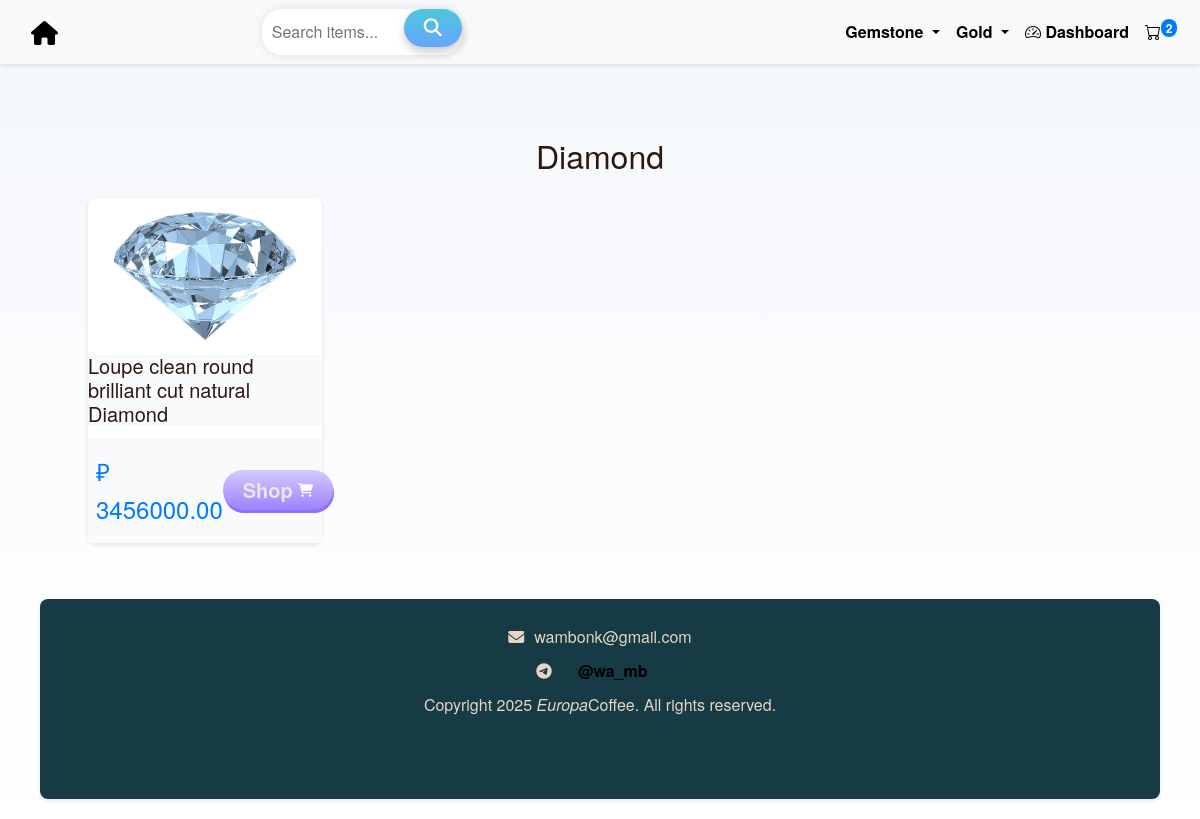
The page /category/diamond/ on the database its author committed.
### orders/models.py (models this page shows, shortened)
class Category(models.Model):
    name = models.CharField(max_length=100, unique=True)
    slug = models.SlugField(max_length=120, unique=True, editable=False)  # not editable
    parent = models.ForeignKey(
        'self',
        on_delete=models.CASCADE,
        related_name='subcategories',
        blank=True,
        null=True,
        help_text="Parent category, leave blank if this is a top-level category."
    )
    class Meta:
        verbose_name_plural = 'Categories'
        ordering = ['name']

class Item(models.Model):
    name = models.CharField(max_length=100)
    price = models.DecimalField(max_digits=10, decimal_places=2)
    wholesale_qty = models.PositiveIntegerField(default=0, help_text="Minimum quantity for wholesale discount")
    discount_percentage = models.DecimalField(max_digits=5, decimal_places=2, default=0.0, help_text="Wholesale discount percentage")
    stock = models.PositiveIntegerField(default=10, help_text="Available stock")
    brand = models.CharField(max_length= 250, blank=True, null=True)
    body = RichTextUploadingField(null=True, blank=True)
    image = models.ImageField(upload_to='item_images/', blank=True, null=True)
    category = models.ForeignKey(Category, on_delete=models.SET_NULL, null=True, blank=True, related_name='items')
    tags = models.ManyToManyField(Tag, blank=True, related_name='items')

### orders/views.py (the view)
# urls.py: path('category/<slug:slug>/', views.category_detail, name='category_detail'),
def category_detail(request, slug):
    category = get_object_or_404(Category, slug=slug)
    items = category.items.all()
    return render(request, 'orders/category_detail.html', {'category': category, 'items': items})

### accounts/context_processors.py (called while the page is built)
def user_profile(request):
    if request.user.is_authenticated:
        return {
            'user_profile_pic': request.user.get_profile_pic_url()
        }
    return {}

### orders/context_processors.py (called while the page is built)
def cart_item_count(request):
    count = 0
    try:
        if request.user.is_authenticated:
            cart = Cart.objects.filter(user=request.user).first()
        else:
            session_id = request.session.session_key
            if not session_id:
                request.session.create()
                session_id = request.session.session_key
            cart = Cart.objects.filter(session_id=session_id).first()
        if cart:
            count = sum(item.quantity for item in cart.items.all())
    except Exception:
        count = 0  # Safe fallback
    return {'cart_item_count': count}

def categories_processor(request):
    return {
        'nav_categories': Category.objects.filter(parent__isnull=True).prefetch_related('subcategories')
    }

### templates/orders/category_detail.html (shortened to what this page needs)
{% extends 'orders/base.html' %}
{% block content %}
<div class="container-fluid px-2 mt-5">
    <h2 class="text-center mb-4">{{ category.name }}</h2>
    {% if items %}
        <div class="row">
            {% for item in items %}
                <div class="col-md-3 mb-3">
                    <a href="{% url 'item_detail' item.id %}" style="text-decoration: none; color: inherit;">
                        <div class="card h-100">
                            <div style="position: relative; width: 100%; padding-top: 66.66%;">
                                {% if item.image %}
                                    <img src="{{ item.image.url }}"
                                         alt="{{ item.name }}"
                                         class="card-img-top image-fit">
                                {% else %}
                                    <div class="text-center py-5" style="background-color: #f8f9fa; position: absolute; top: 0; left: 0; width: 100%; height: 100%;">
                                        No image
                                    </div>
                                {% endif %}
                            </div>
                            <div class="card-body">
                                <h5 class="card-title">{{ item.name }}</h5>
                            </div>
                            <div class="card-body d-flex justify-content-between align-items-center px-2 py-1">
                                <span class="text-primary fw-bold" style="font-size: 1.5rem;">₽ {{ item.price }}</span>
                                <a href="{% url 'add_to_cart' item.id %}" class="" style="font-size: 1.5rem;">
                             <button class="button">
                                 Shop
                            </button>
                                </a>
                            </div>
                        </div>
                    </a>
                </div>
            {% endfor %}
        </div>
    {% else %}
        <p class="text-center mt-4">No items found in this category.</p>
    {% endif %}
</div>
{% endblock %}

### templates/orders/base.html (shortened to what this page needs)
{% load static %}
<!DOCTYPE html>
<html lang="en">
<head>
    <link href="https://stackpath.bootstrapcdn.com/bootstrap/4.5.2/css/bootstrap.min.css" rel="stylesheet">
     <link rel="stylesheet" href="{% static 'css/style.css' %}">
     <link rel="stylesheet" href="{% static 'css/dashboard.css' %}">
    <link href="https://cdn.jsdelivr.net/npm/bootstrap-icons@1.10.5/font/bootstrap-icons.css" rel="stylesheet">
<link href="https://cdn.jsdelivr.net/npm/bootstrap-icons@1.10.5/font/bootstrap-icons.css" rel="stylesheet">
</head>
<body>
    <nav class="navbar navbar-expand-lg navbar-light bg-light fixed-top">
        <div class="container-fluid">
            <a class="navbar-brand" href="{% url 'home' %}">
             <i class="fa fa-home"></i>
            </a>
            <div class="collapse navbar-collapse justify-content-between" id="navbarNav">
                <form class="search d-flex mx-auto" action="{% url 'search' %}" method="get">
                    <input placeholder="Search items..." type="text" name="q" aria-label="Search">
                    <button type="submit"><i class="fa fa-search"></i></button>
                </form>
                <ul class="navbar-nav ml-auto">
                    {% for category in nav_categories %}
                        {% if category.subcategories.all %}
                            <li class="nav-item dropdown">
                              <a class="nav-link dropdown-toggle" href="#" id="navbarDropdown{{ forloop.counter }}" role="button" data-bs-toggle="dropdown" aria-expanded="false">
                                {{ category.name }}
                              </a>
                            </li>
                        {% else %}
                            <li class="nav-item">
                                <a class="nav-link" href="{% url 'category_detail' category.slug %}">{{ category.name }}</a>
                            </li>
                        {% endif %}
                    {% endfor %}
                    <li class="nav-item">
                        <a class="nav-link" href="{% url 'dashboard' %}">
                            <i class="bi bi-speedometer2"></i> Dashboard
                        </a>
                    </li>
                <li class="nav-item">
                    <a class="nav-link position-relative" href="{% url 'cart' %}">
                        <i class="bi bi-cart"></i>
                        {% if cart_item_count > 0 %}
                            <span class="badge badge-primary position-absolute top-0 start-100 translate-middle rounded-pill">
                                {{ cart_item_count }}
                            </span>
                        {% else %}
                            <span class="badge badge-secondary position-absolute top-0 start-100 translate-middle rounded-pill">
                                0
                            </span>
                        {% endif %}
                    </a>
                </li>
                </ul>
            </div>
        </div>
    </nav>
    <br>
    <div class="container-fluid mt-4" style="padding-left: 40px; padding-right: 40px;">
    <div class="container-fluid mt-5 pt-3" style="padding-left: 40px; padding-right: 40px;">
        {% block content %}
        {% endblock %}
    </div>
<footer class="container-fluid" style="padding: 0;">
    <div class="container-footer text-center justify-center" style="padding: 0;">
<br>
        <div style="display: flex; align-items: center; justify-content: center; gap: 10px;">
            <i class="fa fa-envelope" aria-hidden="true"></i> wambonk@gmail.com
        </div>
        <div style="display: flex; align-items: center; justify-content: center; gap: 10px;">
            <i class="fa fa-telegram" aria-hidden="true"></i>
            <a class="nav-link active" href="https://t.me/wa_mb">@wa_mb</a>
        </div>
        <span>Copyright 2025 <i>Europa</i>Coffee. All rights reserved.</span>
        <br>
    </div>
</footer>
</body>
</html>

### static/css/style.css (style rules this page uses)
body { font-family: 'Helvetica Neue', Arial, sans-serif; background-color: #f8f4f1; background: linear-gradient(0deg, rgb(255, 255, 255) 0%, rgb(244, 247, 251) 100%); color: #2c1810; line-height: 1.6; background-size: cover; background-position: center; background-repeat: no-repeat; margin: 0; padding: 0; display: flex; align-items: center; justify-content: center; }
.search { display: inline-block; position: relative; }
.search input[type="text"] { width: 200px; padding: 10px; border: none; border-radius: 20px; box-shadow: 0 0 10px rgba(0, 0, 0, 0.1); }
.search button[type="submit"] { background-color: #ffffff; border: none; color: #ffffff; cursor: pointer; padding: 10px 20px; border-radius: 20px; position: absolute; top: 0; right: 0; transition: .9s ease; }
.navbar { background-color: # #f8f4f1 !important; box-shadow: 0 2px 4px rgba(0,0,0,0.1); }
.navbar-brand { color: black !important; font-size: 24px; font-weight: bold; }
.nav-link { color: black !important; font-weight: 800; transition: color 0.3s ease; }
.container-footer { width: 100%; height: 200px; background-color: #173B45; border-radius: 8px; box-shadow: 0 2px 4px rgba(0,0,0,0.1); padding: 0 !important; margin-top: 20px; margin-bottom: 20px; }
.card { border: none; border-radius: 8px; box-shadow: 0 2px 4px rgba(0,0,0,0.1); margin-bottom: 20px; transition: transform 0.3s ease, box-shadow 0.3s ease; }
.card-body { padding: 0; background-color: #F8FAFC; }
.image-fit { display: block; position: absolute; top: 0; left: 0; width: 100%; height: 100%; object-fit: contain; }
footer { color: #e6d5c3; margin-top: 40px; width: 100%; }
footer a { color: #bf9d7e; text-decoration: none; }
.button { width: 110px; height: 40px; background-image: linear-gradient(rgb(214, 202, 254), rgb(158, 129, 254)); border: none; border-radius: 50px; color: rgb(255, 255, 255); font-weight: 600; display: flex; align-items: center; justify-content: center; gap: 5px; cursor: pointer; box-shadow: 1px 3px 0px rgb(139, 113, 255); transition-duration: .3s; }
.cartIcon { width: 14px; height: fit-content; }
button { font-family: inherit; font-size: 18px; background: linear-gradient(to bottom, #4dc7d9 0%,#66a6ff 100%); color: white; padding: 0.8em 1.2em; display: flex; align-items: center; justify-content: center; border: none; border-radius: 25px; box-shadow: 0px 5px 10px rgba(0, 0, 0, 0.2); transition: all 0.3s; }
button svg { width: 18px; height: 18px; fill: white; transition: all 0.3s; }
.button { position: relative; display: flex; align-items: center; justify-content: center; gap: 5px; padding: 15px 20px; background-color: #212121; border: none; font: inherit; color: #e8e8e8; font-size: 20px; font-weight: 600; border-radius: 50px; cursor: not-allowed; overflow: hidden; transition: all 0.3s ease cubic-bezier(0.23, 1, 0.320, 1); }
.button::before { position: absolute; content: ''; width: 100%; height: 100%; translate: 0 105%; background-color: #F53844; transition: all 0.3s cubic-bezier(0.23, 1, 0.320, 1); }
.button svg { width: 32px; height: 32px; fill: #F53844; transition: all 0.3s cubic-bezier(0.23, 1, 0.320, 1); }

### rows shown on the page
Category: name "Gemstone"
Category: name "Gold"
Category: name "Diamond"
Item: image (picture), name "Loupe clean round brilliant cut natural Diamond", price "3456000.00"

### other values the page prints
{{ cart_item_count }} "2"
